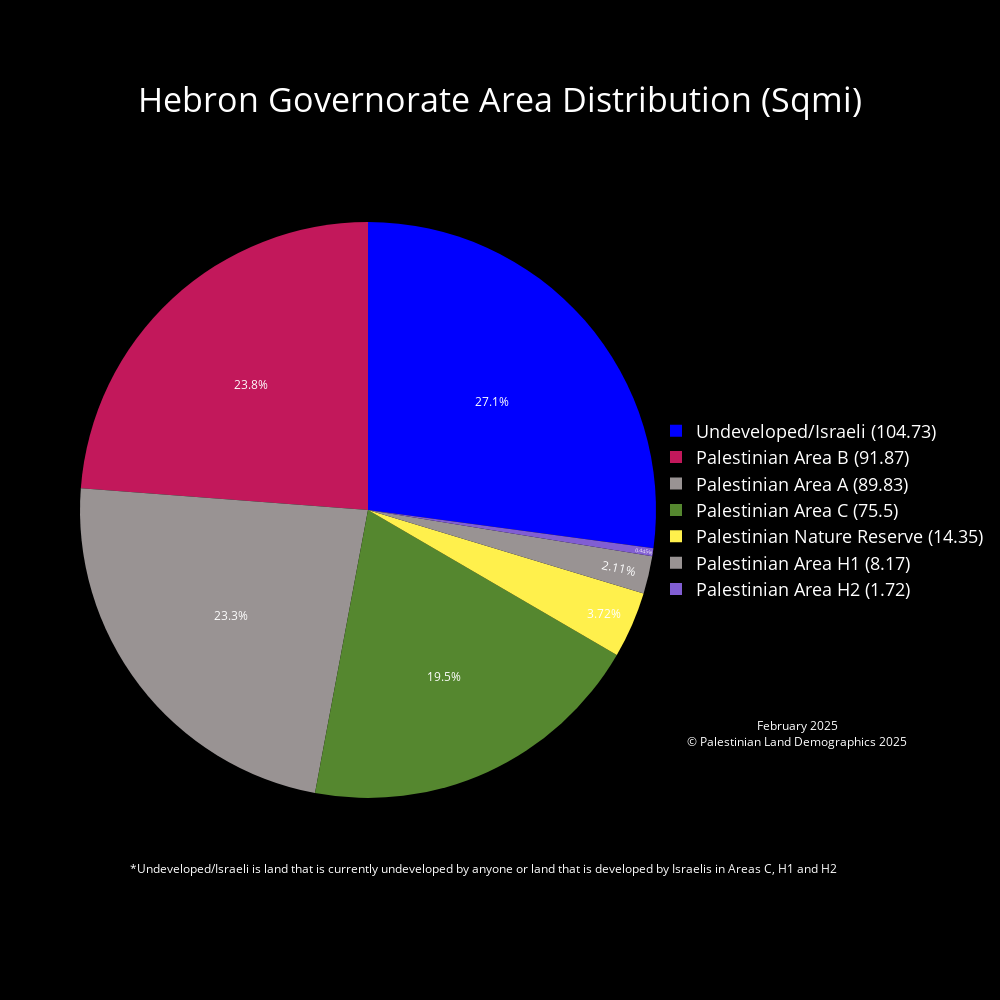

Write notebook code for a chart like this one.
### Code cell
# Hebron Governorate
West_Bank_Governorates = Governorates[Governorates['Governorates_Code'] < 2000]
Hebron_gov = West_Bank_Governorates[West_Bank_Governorates['Governorates_Name'] == 'Hebron']
# Clip to Governorate
Hebron_land_mass = gpd.clip(Palestinian_Land_Mass, Hebron_gov)
Hebron_seam_zone = gpd.clip(Seam_Zone, Hebron_gov)
# Calculate Area for clipped layer
Hebron_land_mass['Area_sqmi'] = Hebron_land_mass['geometry'].to_crs(epsg=28191).area * 3.8610215854245e-7
Hebron_seam_zone['Area_sqmi'] = Hebron_seam_zone['geometry'].to_crs(epsg=28191).area * 3.8610215854245e-7
# Plot for Visualization
fig, ax = plt.subplots()
Hebron_gov.plot(ax = ax, facecolor = "white", edgecolor = "black", label = "Hebron Governorate")
Hebron_seam_zone.plot(ax=ax, facecolor = "#1a237e", edgecolor = "#1a237e", label = "Palestinian Seam Zone in Hebron")
Hebron_land_mass.plot(ax = ax, facecolor = "green", edgecolor = "green", label = "Palestinian Land Mass in Hebron")
plt.title(f"Palestinian Land Mass Hebron")
plt.xlabel('Longitude')
plt.ylabel('Latitude')
plt.show()
# Calculate the land mass in areas a, b, c etc..
Hebron_gov_area_a_area = Hebron_land_mass[Hebron_land_mass['CLASS'] == 'A']['Area_sqmi'].sum()
Hebron_gov_area_b_area = Hebron_land_mass[Hebron_land_mass['CLASS'] == 'B']['Area_sqmi'].sum()
Hebron_area_c_seam_zone = Hebron_seam_zone[Hebron_seam_zone['CLASS'] == 'C']['Area_sqmi'].sum()
Hebron_gov_area_c_area = Hebron_land_mass[Hebron_land_mass['CLASS'] == 'C']['Area_sqmi'].sum() + Hebron_area_c_seam_zone # for total Palestinian land in Area C
Hebron_gov_area_h1_area = Hebron_land_mass[Hebron_land_mass['CLASS'] == 'H1']['Area_sqmi'].sum()
Hebron_gov_area_h2_area = Hebron_land_mass[Hebron_land_mass['CLASS'] == 'H2']['Area_sqmi'].sum()
Hebron_gov_nature_reserve_area = Hebron_land_mass[Hebron_land_mass['CLASS'] == 'Nature Reserve']['Area_sqmi'].sum()
Hebron_gov_area = Governorates[Governorates["Governorates_Name"] == "Hebron"]["Area_sqmi"].iloc[0]
open_or_israeli_area = Hebron_gov_area - Hebron_gov_area_a_area - Hebron_gov_area_b_area - Hebron_gov_area_c_area - Hebron_gov_area_h1_area - Hebron_gov_area_h2_area - Hebron_gov_nature_reserve_area

# declaring data from land mass calculations
data = [Hebron_gov_area_a_area, Hebron_gov_area_b_area, Hebron_gov_area_c_area, Hebron_gov_area_h1_area, Hebron_gov_area_h2_area, Hebron_gov_nature_reserve_area, open_or_israeli_area]

# Custom color palette and labels
label_color_dict = {'Palestinian Area A' : '#999393', 'Palestinian Area B' : '#C2185B', 'Palestinian Area C' : '#55872F', 'Palestinian Area H1' : '#999393', 'Palestinian Area H2' : '#815ED3', 'Palestinian Nature Reserve' : '#FFF04C', 'Undeveloped/Israeli' : '#0000FF'}
labels = list(label_color_dict.keys())
palette_color = list(label_color_dict.values())
custom_labels = [f'{label} ({round(value, 2)})' for label, value in zip(labels, data)]

# Pie chart using plotly
fig = go.Figure(
    data=[
        go.Pie(
            labels=custom_labels,
            values=data,
            marker=dict(colors=palette_color)
            
        )
    ]
)

fig.update_traces(textposition='inside',       # puts text inside the pie chart
                    textinfo = 'percent',        # shows us the percent and the area in sqmi ('percent+label' to show both)
                    textfont_color='white')      # color of the labels inside the pie chart are set to white

fig.update_layout(
    paper_bgcolor='black',       # background color around the plot  
    plot_bgcolor='black',        # background color of the plot
    font_color='white',          # color of the legend and title
    title={
        'text': 'Hebron Governorate Area Distribution (Sqmi)',
        'x': 0.5,                # Middle
        'y': 0.90,                # Nearly at the top
        'xanchor': 'center',
        'yanchor': 'middle',
        'font': {'size': 34}     # Increase font size for the title
    },
    legend={
        'font': {'size': 18},     # Increase font size for the legend
        'x': 1,                   # Position legend to the right of the pie chart
        'y': 0.5,                 # Position legend in the middle
        'xanchor': 'left',
        'yanchor': 'middle'
    },
    annotations=[
        dict(
            text="*Undeveloped/Israeli is land that is currently undeveloped by anyone or land that is developed by Israelis in Areas C, H1 and H2",
            x=0.7,
            y=0.05,
            showarrow=False,
            font=dict(color='white', size=12),
            xanchor='center'
        ),
        dict(
            text="February 2025<br>© Palestinian Land Demographics 2025",
            x=1.05,
            y=0.25,
            showarrow=False,
            font=dict(color='white', size=12),
            xanchor='left',
            yanchor='top'
        )
    ],
    
    width=1000,                  # width and height of the pie chart
    height=1000
)

fig.write_html('February2025\PieCharts_HTML\Hebron_Governorate_Area_Distribution_Pie_Chart.html')
fig.write_image('February2025\PieCharts_JPG\Hebron_Governorate_Area_Distribution_Pie_Chart.jpg')
fig.show()

### Figure 1 — Plotly figure (JSON) as saved in the notebook; plotly's stock layout.template omitted (floating-point values rounded to 4 significant figures)
{"data": [{"labels": ["Palestinian Area A (89.83)", "Palestinian Area B (91.87)", "Palestinian Area C (75.5)", "Palestinian Area H1 (8.17)", "Palestinian Area H2 (1.72)", "Palestinian Nature Reserve (14.35)", "Undeveloped/Israeli (104.73)"], "marker": {"colors": ["#999393", "#C2185B", "#55872F", "#999393", "#815ED3", "#FFF04C", "#0000FF"]}, "textfont": {"color": "white"}, "textinfo": "percent", "textposition": "inside", "type": "pie", "values": [89.83, 91.87, 75.5, 8.165, 1.719, 14.35, 104.7]}], "layout": {"annotations": [{"font": {"color": "white", "size": 12}, "showarrow": false, "text": "*Undeveloped/Israeli is land that is currently undeveloped by anyone or land that is developed by Israelis in Areas C, H1 and H2", "x": 0.7, "xanchor": "center", "y": 0.05}, {"font": {"color": "white", "size": 12}, "showarrow": false, "text": "February 2025<br>© Palestinian Land Demographics 2025", "x": 1.05, "xanchor": "left", "y": 0.25, "yanchor": "top"}], "font": {"color": "white"}, "height": 1000, "legend": {"font": {"size": 18}, "x": 1, "xanchor": "left", "y": 0.5, "yanchor": "middle"}, "paper_bgcolor": "black", "plot_bgcolor": "black", "title": {"font": {"size": 34}, "text": "Hebron Governorate Area Distribution (Sqmi)", "x": 0.5, "xanchor": "center", "y": 0.9, "yanchor": "middle"}, "width": 1000}}
